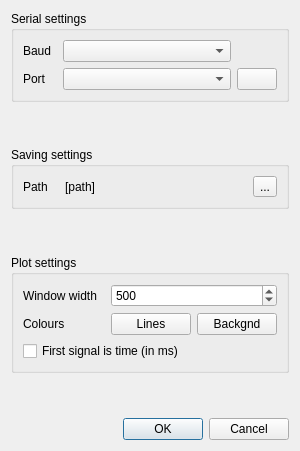
<?xml version="1.0" encoding="UTF-8"?>
<ui version="4.0">
 <class>Dialog</class>
 <widget class="QDialog" name="Dialog">
  <property name="geometry">
   <rect>
    <x>0</x>
    <y>0</y>
    <width>300</width>
    <height>451</height>
   </rect>
  </property>
  <property name="windowTitle">
   <string>Settings</string>
  </property>
  <layout class="QVBoxLayout" name="verticalLayout">
   <item>
    <widget class="QGroupBox" name="groupBox">
     <property name="title">
      <string>Serial settings</string>
     </property>
     <layout class="QGridLayout" name="gridLayout" columnstretch="1,5,1">
      <item row="0" column="0">
       <widget class="QLabel" name="label">
        <property name="font">
         <font>
          <bold>false</bold>
         </font>
        </property>
        <property name="text">
         <string>Baud</string>
        </property>
       </widget>
      </item>
      <item row="0" column="1">
       <widget class="QComboBox" name="baudComboBox">
        <property name="toolTip">
         <string>Baud rate</string>
        </property>
       </widget>
      </item>
      <item row="1" column="0">
       <widget class="QLabel" name="label_2">
        <property name="font">
         <font>
          <bold>false</bold>
         </font>
        </property>
        <property name="text">
         <string>Port</string>
        </property>
       </widget>
      </item>
      <item row="1" column="1">
       <widget class="QComboBox" name="portComboBox">
        <property name="toolTip">
         <string>Serial port(s) available</string>
        </property>
       </widget>
      </item>
      <item row="1" column="2">
       <widget class="QPushButton" name="portRefreshButton">
        <property name="toolTip">
         <string>Scan serial ports</string>
        </property>
        <property name="text">
         <string/>
        </property>
        <property name="icon">
         <iconset theme="reload">
          <normaloff>../../../../</normaloff>../../../../</iconset>
        </property>
       </widget>
      </item>
     </layout>
    </widget>
   </item>
   <item>
    <spacer name="verticalSpacer_3">
     <property name="orientation">
      <enum>Qt::Vertical</enum>
     </property>
     <property name="sizeHint" stdset="0">
      <size>
       <width>20</width>
       <height>40</height>
      </size>
     </property>
    </spacer>
   </item>
   <item>
    <widget class="QGroupBox" name="groupBox_3">
     <property name="title">
      <string>Saving settings</string>
     </property>
     <layout class="QGridLayout" name="gridLayout_3" columnstretch="1,5,1">
      <item row="0" column="0">
       <widget class="QLabel" name="label_3">
        <property name="font">
         <font>
          <bold>false</bold>
         </font>
        </property>
        <property name="text">
         <string>Path</string>
        </property>
       </widget>
      </item>
      <item row="0" column="1">
       <widget class="QLabel" name="savePathLabel">
        <property name="toolTip">
         <string>Path for saving data</string>
        </property>
        <property name="text">
         <string>[path]</string>
        </property>
       </widget>
      </item>
      <item row="0" column="2">
       <widget class="QToolButton" name="savePathButton">
        <property name="toolTip">
         <string>Choose a path for saving data</string>
        </property>
        <property name="text">
         <string>...</string>
        </property>
       </widget>
      </item>
     </layout>
    </widget>
   </item>
   <item>
    <spacer name="verticalSpacer">
     <property name="orientation">
      <enum>Qt::Vertical</enum>
     </property>
     <property name="sizeHint" stdset="0">
      <size>
       <width>20</width>
       <height>40</height>
      </size>
     </property>
    </spacer>
   </item>
   <item>
    <widget class="QGroupBox" name="groupBox_2">
     <property name="title">
      <string>Plot settings</string>
     </property>
     <layout class="QGridLayout" name="gridLayout_2">
      <item row="0" column="0">
       <widget class="QLabel" name="label_4">
        <property name="font">
         <font>
          <bold>false</bold>
         </font>
        </property>
        <property name="text">
         <string>Window width</string>
        </property>
       </widget>
      </item>
      <item row="0" column="1">
       <widget class="QSpinBox" name="widthSpinBox">
        <property name="toolTip">
         <string>Window width in number of samples (10 to 1000)</string>
        </property>
        <property name="minimum">
         <number>10</number>
        </property>
        <property name="maximum">
         <number>1000</number>
        </property>
        <property name="value">
         <number>500</number>
        </property>
       </widget>
      </item>
      <item row="1" column="0">
       <widget class="QLabel" name="label_5">
        <property name="text">
         <string>Colours</string>
        </property>
       </widget>
      </item>
      <item row="1" column="1">
       <layout class="QHBoxLayout" name="horizontalLayout">
        <item>
         <widget class="QPushButton" name="colourPushButton">
          <property name="toolTip">
           <string>Colour of the curves</string>
          </property>
          <property name="text">
           <string>Lines</string>
          </property>
         </widget>
        </item>
        <item>
         <widget class="QPushButton" name="bgColourPushButton">
          <property name="toolTip">
           <string>Colour of the curves</string>
          </property>
          <property name="text">
           <string>Backgnd</string>
          </property>
         </widget>
        </item>
       </layout>
      </item>
      <item row="2" column="0" colspan="2">
       <widget class="QCheckBox" name="firstIsXcheckBox">
        <property name="toolTip">
         <string>Use the first signal as time (in milliseconds)</string>
        </property>
        <property name="text">
         <string>First signal is time (in ms)</string>
        </property>
       </widget>
      </item>
     </layout>
    </widget>
   </item>
   <item>
    <spacer name="verticalSpacer_2">
     <property name="orientation">
      <enum>Qt::Vertical</enum>
     </property>
     <property name="sizeHint" stdset="0">
      <size>
       <width>20</width>
       <height>40</height>
      </size>
     </property>
    </spacer>
   </item>
   <item>
    <widget class="QDialogButtonBox" name="buttonBox">
     <property name="orientation">
      <enum>Qt::Horizontal</enum>
     </property>
     <property name="standardButtons">
      <set>QDialogButtonBox::Cancel|QDialogButtonBox::Ok</set>
     </property>
    </widget>
   </item>
  </layout>
 </widget>
 <resources/>
 <connections>
  <connection>
   <sender>buttonBox</sender>
   <signal>accepted()</signal>
   <receiver>Dialog</receiver>
   <slot>accept()</slot>
   <hints>
    <hint type="sourcelabel">
     <x>248</x>
     <y>254</y>
    </hint>
    <hint type="destinationlabel">
     <x>157</x>
     <y>274</y>
    </hint>
   </hints>
  </connection>
  <connection>
   <sender>buttonBox</sender>
   <signal>rejected()</signal>
   <receiver>Dialog</receiver>
   <slot>reject()</slot>
   <hints>
    <hint type="sourcelabel">
     <x>316</x>
     <y>260</y>
    </hint>
    <hint type="destinationlabel">
     <x>286</x>
     <y>274</y>
    </hint>
   </hints>
  </connection>
 </connections>
</ui>
